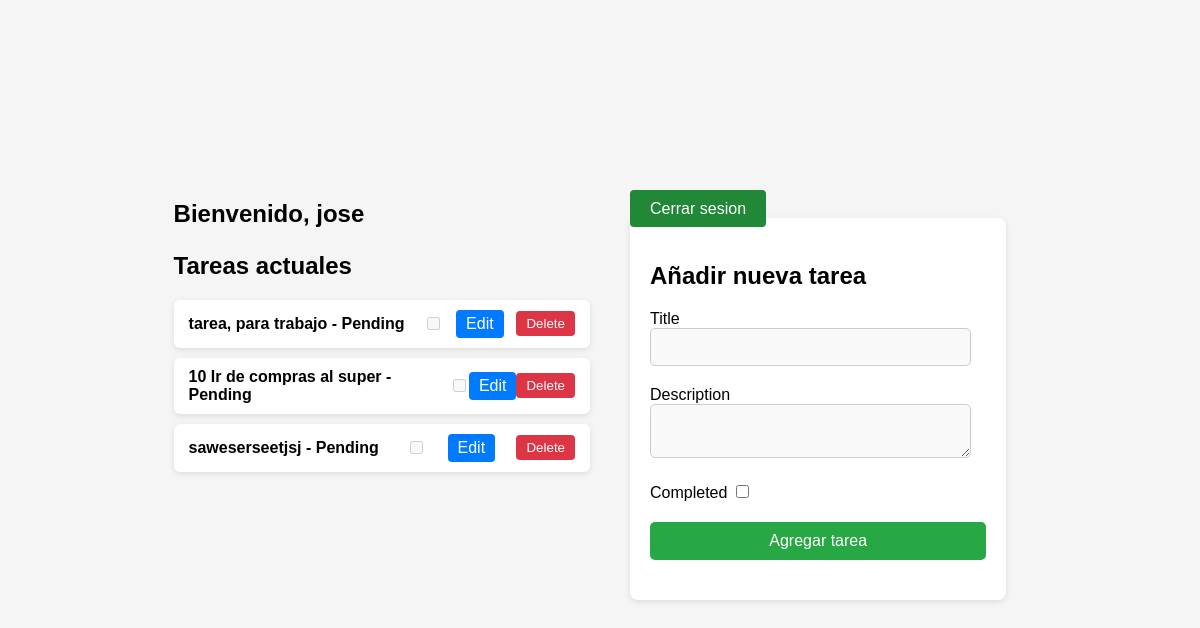
Page /dashboard (signed in) on the committed database.
### app/models.py (models this page shows)
class User(db.Model, UserMixin):
    id = db.Column(db.Integer, primary_key=True)
    username = db.Column(db.String(100), unique=True, nullable=False)
    password = db.Column(db.String(100), nullable=False)

class Task(db.Model):
    id = db.Column(db.Integer, primary_key=True)
    title = db.Column(db.String(100), nullable=False)
    description = db.Column(db.String(200))
    completed = db.Column(db.Boolean, default=False)
    user_id = db.Column(db.Integer, db.ForeignKey('user.id'), nullable=False)
    user = db.relationship('User', backref=db.backref('tasks', lazy=True))

### app/routes.py (the view, shortened to what this page needs)
@main.route('/dashboard', methods=['GET', 'POST'])
@login_required
def dashboard():
    form = TaskForm()
    tasks = Task.query.filter_by(user_id=current_user.id).all()
    return render_template('dashboard.html', form=form, tasks=tasks)

### app/forms.py
class TaskForm(FlaskForm):
    title = StringField('Title', validators=[InputRequired(), Length(max=200)])
    description = TextAreaField('Description')
    completed = BooleanField('Completed')
    submit = SubmitField('Agregar tarea')

### app/__init__.py (called while the page is built)
def create_app():
    app = Flask(__name__)
    csrf = CSRFProtect(app)
    app.config['SECRET_KEY'] = 'task_2025_esti'
    app.config['SQLALCHEMY_DATABASE_URI'] = 'sqlite:///app.db'
    app.config['SQLALCHEMY_TRACK_MODIFICATIONS'] = False
    db.init_app(app)
    login_manager.init_app(app)
    migrate.init_app(app, db)  # Inicia Migrate con la app y la base de datos
    from .models import User, Task  # Ahora importa aquí después de que la app esté inicializada
    login_manager.login_view = 'main.login'
    @login_manager.user_loader
    def load_user(user_id):
        return User.query.get(int(user_id))  # Busca al usuario por ID
    from .routes import main
    app.register_blueprint(main)
    return app

### app/templates/dashboard.html (shortened to what this page needs)
{% extends "layout.html" %}
{% block content %}
<div class="column">
    <h2>Bienvenido, {{ current_user.username }}</h2>
    <h3>Tareas actuales</h3>
    <ul class="task-list">
        {% for task in tasks %}
        <li class="task-item">
            <span class="task-title">{{ task.title }} - {{ "Completed" if task.completed else "Pending" }}</span>
            <input type="checkbox" disabled {{ 'checked' if task.completed else '' }} class="task-checkbox">
            <a href="{{ url_for('main.edit_task', task_id=task.id) }}" class="edit-btn">Edit</a>
            <form method="POST" action="{{ url_for('main.delete_task', task_id=task.id) }}" style="display:inline;">
                <button type="submit" class="delete-btn" onclick="return confirm('¿Estás seguro de que deseas eliminar esta tarea?');">Delete</button>
            </form>
        </li>
        {% endfor %}
    </ul>
</div>
<div class="column">
    <div class="dashboard-container">
        <a href="{{ url_for('main.logout') }}" class="logout-btn">Cerrar sesion</a>
        <div class="task-form">
            <h3>Añadir nueva tarea</h3>
            <form method="POST">
                <div class="form-holder">
                    {{ form.title.label }}
                    {{ form.title(class="form-controlx") }}
                </div>
                <div class="form-holder">
                    {{ form.description.label }}
                    {{ form.description(class="form-controlx") }}
                </div>
                <div class="form-holder">
                    {{ form.completed.label }}
                    {{ form.completed }}
                </div>
                <div class="form-holder">
                    {{ form.submit(class="btn-submit") }}
                </div>
            </form>
        </div>
    </div>
</div>
{% endblock %}

### app/static/css/styles.css (style rules this page uses)
body { font-family: 'Arial', sans-serif; background: #f5f5f5; display: flex; justify-content: center; align-items: center; height: 100vh; margin: 0; }
.dashboard-container { margin: 20px; font-family: Arial, sans-serif; }
.task-form { background-color: #ffffff; padding: 20px; border-radius: 8px; box-shadow: 0 2px 6px rgba(0, 0, 0, 0.1); margin-bottom: 20px; }
h2, h3 { font-weight: bold; }
h3 { font-size: 24px; margin-bottom: 20px; }
.form-holder { position: relative; margin-bottom: 20px; }
.form-controlx { width: 80%; padding: 10px; padding-left: 40px; border: 1px solid #ccc; border-radius: 5px; background: #f9f9f9; font-size: 14px; }
.btn-submit { width: 100%; padding: 10px; background-color: #28a745; border: none; border-radius: 5px; color: white; font-size: 16px; cursor: pointer; }
.task-list { list-style-type: none; padding-left: 0; }
.task-item { background-color: #ffffff; padding: 10px 15px; margin-bottom: 10px; border-radius: 6px; box-shadow: 0 2px 6px rgba(0, 0, 0, 0.1); display: flex; justify-content: space-between; align-items: center; }
.task-title { font-size: 16px; font-weight: bold; }
.task-checkbox { margin-left: 10px; }
.edit-btn { background-color: #007bff; color: white; padding: 5px 10px; border-radius: 4px; text-decoration: none; }
.delete-btn { background-color: #dc3545; color: white; padding: 5px 10px; border-radius: 4px; border: none; cursor: pointer; }
.logout-btn { background-color: #218838; padding: 10px 20px; border-radius: 4px; color: white; text-decoration: none; margin-top: 20px; }
.column { width: 48%; background-color: transparent; padding: 10px; }

### rows in the picture
User: username "jose"
Task: title "tarea, para trabajo", completed "Pending"
Task: title "10 Ir de compras al super", completed "Pending"
Task: title "saweserseetjsj", completed "Pending"
